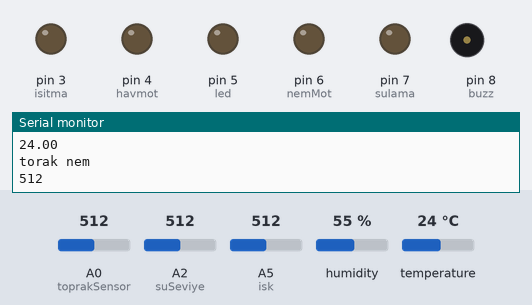
This sketch was run on a simulated Arduino Uno, built with avr-gcc and run on an emulated ATmega328P. Shown: output pins drawn as LEDs (lit = HIGH), buzzer (waves = sounding, pin HIGH), the last lines printed to the serial monitor. Inputs (shaded band) come from the test bench; at power-on: humidity 55 %, A0 (toprakSensor) = 512, A2 (suSeviye) = 512, A5 (isk) = 512, temperature 24 °C.

Above: at 5.2 s.
5.3 s: humidity set to 22 %
At 5.72 s:
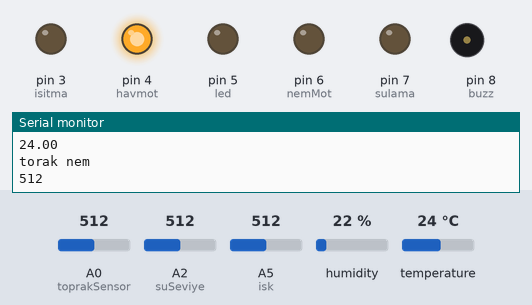
15.2 s: A0 (toprakSensor) set to 683
20.6 s: A0 (toprakSensor) set to 707
At 24.2 s:
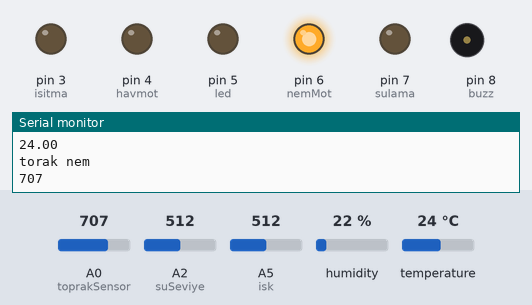
30.0 s: A2 (suSeviye) set to 306
At 35.2 s:
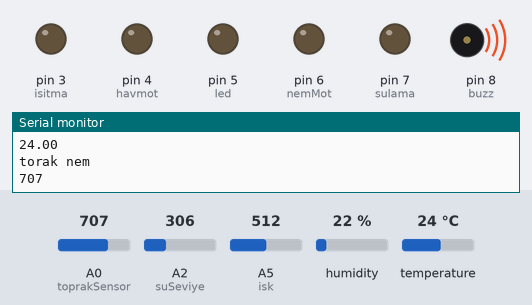
39.8 s: A5 (isk) set to 214
45.1 s: A5 (isk) set to 184
At 48.6 s:
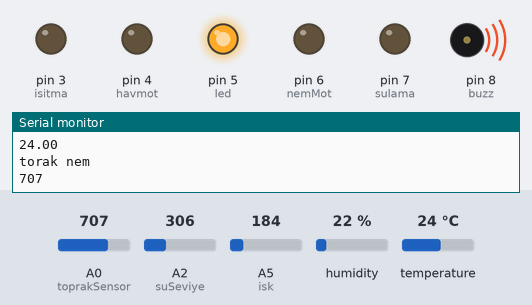
Timing chart, 0 to 53.8 s (numbered marks = the images above; inputs shaded):
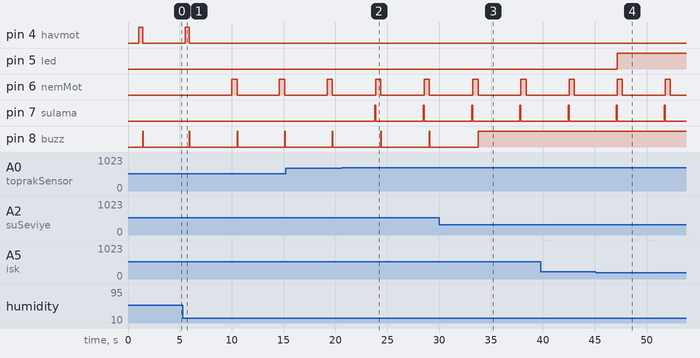

The sketch:

otonom_sera.ino
```cpp
#include "DHT.h"
#include <Servo.h>
#define DHTPIN 2
#define DHTTYPE DHT11

Servo sg90;
const int toprakSensor = A0;  //
const int yagmur = A1;  // Mavi
int isk = A5;
int suSeviye = A2; //


const int havmot= 4;
const int buzz = 8;
const int led = 5;
//const int havalandirma = 4;
const int isitma = 3;
const int sulama = 7;
const int nemMot = 6;


DHT dht(DHTPIN, DHTTYPE);

char incomingData; // Variable to store incoming data from Bluetooth module


void setup() {
  pinMode(led,OUTPUT);
  pinMode(havmot,OUTPUT);
  pinMode(buzz,OUTPUT);
 // pinMode(havalandirma,OUTPUT);
  pinMode(isitma,OUTPUT);
  pinMode(sulama,OUTPUT);
  pinMode(nemMot,OUTPUT);
  pinMode(isk,INPUT);
  pinMode(toprakSensor,INPUT);
  pinMode(suSeviye,INPUT);
  dht.begin();

  Serial.begin(9600);
}

void loop() {

  int isik = analogRead(isk);
  int toprak = analogRead(toprakSensor);
  int suseviyesi = analogRead(suSeviye);
  float h = dht.readHumidity();
  float t = dht.readTemperature();

  Serial.println("SuSeviyesi");
  Serial.println(suseviyesi);
  Serial.println("Isik");
  Serial.println(isik);
  Serial.println("Hava nem");
  Serial.println(h);
  Serial.println("sicaklik");
  Serial.println(t);
  Serial.println("torak nem");
  Serial.println(toprak);

  delay(1000);

  //eğer toprak nemli ise bunu yap
  if(toprak>700){
    digitalWrite(sulama, HIGH);
    delay(100);
    digitalWrite(sulama,LOW);
  }

  //işik var ise led off
  if(isik>200){
    digitalWrite(led,LOW);
  }

  //işik yok ise led on
  if(isik<200){
   digitalWrite(led,HIGH);
  }

  //eğer Humidity yüksekise havalandırma on
  if(h>50){
    digitalWrite(havmot,HIGH);
    delay(400);
    digitalWrite(havmot,LOW);
  }

  //eğer humaniti düşük ise nemlendir
  if(h<40){
    digitalWrite(nemMot,HIGH);
    delay(500);
    digitalWrite(nemMot,LOW);
  }

  //eğer sıcaklık fazla isehavalandır
  if(t>25){
    digitalWrite(havmot,HIGH);
    delay(400);
    digitalWrite(havmot,LOW);
  }

  //sıcaklık az ise isit
  if(t<23){
    digitalWrite(isitma,LOW);
    delay(500);
    digitalWrite(isitma,HIGH);
  }


  //su seviyesi tam dolu ise buzzerri off
  if(suseviyesi>600){
    digitalWrite(buzz,LOW);
  }
  //su seviyesi arafta iken buzzer flip flop yap
  if(suseviyesi<650){
    if(suseviyesi>500){
    digitalWrite(buzz,HIGH);
    delay(50);
    digitalWrite(buzz,LOW);
  }}
  //su seviyesi bitmiş ise buzzer on
  if(suseviyesi<500){
    digitalWrite(buzz,HIGH);
  }
  delay(3000);
}
```

Measured:
- the behaviour switches between 700 and 701 on A0 (toprakSensor) (found by bisection; images 1 and 2)
- the behaviour switches between 200 and 199 on A5 (isk) (found by bisection; images 3 and 4)
- after the input at 5.3 s, pin 4 (havmot): goes on until 5.9 s, then stays LOW; pin 6 (nemMot): alternates HIGH for 0.50 s and LOW for 4.1 s, starting after 4.7 s
- after the input at 20.6 s, pin 7 (sulama): alternates HIGH for 0.10 s and LOW for 4.6 s, starting after 3.2 s
- after the input at 30.0 s, pin 8 (buzz): goes on until 33.7 s, then stays HIGH
- after the input at 45.1 s, pin 5 (led): LOW → HIGH after 2.1 s
- by itself, pin 8 (buzz): alternates HIGH for 0.05 s and LOW for 4.5 s
